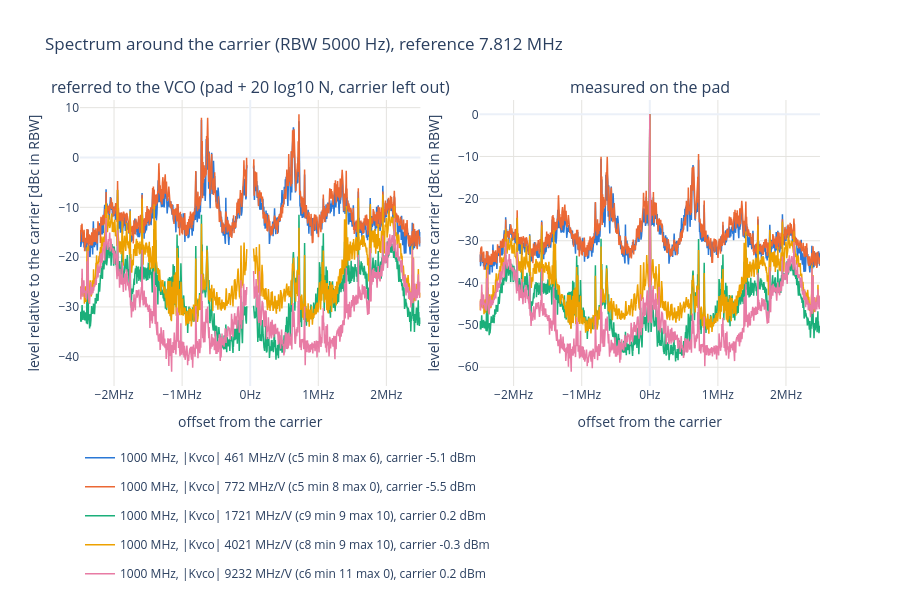

Write notebook code for a chart like this one.
### Code cell
F_start, F_stop = None, None  # offset from the carrier shown [Hz] (may be negative); None = edge of the trace
f_axis = "lin"  # "lin" or "log" (log: upper sideband only)

# Averaged wide spectrum around the carrier per setting: level relative to the carrier (trace maximum), in the trace's
# RBW (one sweep, not binned). Left: referred to the VCO (+ 20 log10 N); the carrier itself (within 10 RBW) is left
# out there, +20 log10 N only applies to the noise sidebands. Right: as measured on the pad.
from plotly.subplots import make_subplots

fig = make_subplots(rows=1, cols=2, horizontal_spacing=0.08,
                    subplot_titles=("referred to the VCO (pad + 20 log10 N, carrier left out)", "measured on the pad"))
for key in KEYS:
    d = trace_of(key, "spectrum")
    if d.empty:
        continue
    d = d.assign(freq=d["freq"] - d["center"], level_dbc=d["level_dbm"] - d["level_dbm"].max())  # offset, rel. to carrier
    lo = d["freq"].min() if F_start is None else F_start
    hi = d["freq"].max() if F_stop is None else F_stop
    if f_axis == "log":
        lo = max(lo, d.loc[d["freq"] > 0, "freq"].min())
    d = in_range(d, lo, hi)
    sidebands = d[d["freq"].abs() >= 10 * d["rbw"]]
    sidebands = pd.concat([sidebands[sidebands["freq"] < 0], pd.DataFrame({"freq": [0.0], "level_dbc": [np.nan]}),
                           sidebands[sidebands["freq"] > 0]])  # gap at the carrier
    for col, curve, add_db, where in ((1, sidebands, 20 * np.log10(N_DIV[key]), "at the VCO"), (2, d, 0.0, "on the pad")):
        fig.add_scatter(x=curve["freq"], y=curve["level_dbc"] + add_db, mode="lines", name=NAMES[key],
                        legendgroup=NAMES[key], showlegend=col == 1, line=dict(color=COLORS[key], width=1.5),
                        row=1, col=col, hovertemplate=f"%{{x:.4s}}Hz: %{{y:.1f}} dBc {where}<extra></extra>")
rbw = traces.loc[traces["kind"] == "spectrum", "rbw"]
fig.update_layout(title=f"Spectrum around the carrier (RBW {rbw.iloc[0]:g} Hz), {REF_TXT}" if len(rbw)
                  else f"Spectrum around the carrier, {REF_TXT}",
                  template="plotly_white", height=600, legend=dict(orientation="h", y=-0.2),
                  hoverlabel=dict(namelength=-1))
if f_axis == "log":
    fig.update_xaxes(**OFFSET_AXIS)
else:
    fig.update_xaxes(type="linear", ticksuffix="Hz", exponentformat="SI")
fig.update_xaxes(title="offset from the carrier", gridcolor=GRID)
fig.update_yaxes(title="level relative to the carrier [dBc in RBW]", gridcolor=GRID)
save(fig, "spectrum")

### Figure 1 — Plotly figure (JSON) as saved in the notebook; plotly's stock layout.template omitted (floating-point values rounded to 4 significant figures; data arrays with more than 128 entries replaced by an {"elided": "..."} marker saying what was removed)
{"data": [{"hovertemplate": "%{x:.4s}Hz: %{y:.1f} dBc at the VCO<extra></extra>", "legendgroup": "1000 MHz, |Kvco| 461 MHz/V (c5 min 8 max 6), carrier -5.1 dBm", "line": {"color": "#2a78d6", "width": 1.5}, "mode": "lines", "name": "1000 MHz, |Kvco| 461 MHz/V (c5 min 8 max 6), carrier -5.1 dBm", "showlegend": true, "type": "scatter", "x": {"elided": "4903 float values"}, "xaxis": "x", "y": {"elided": "4903 float values"}, "yaxis": "y"}, {"hovertemplate": "%{x:.4s}Hz: %{y:.1f} dBc on the pad<extra></extra>", "legendgroup": "1000 MHz, |Kvco| 461 MHz/V (c5 min 8 max 6), carrier -5.1 dBm", "line": {"color": "#2a78d6", "width": 1.5}, "mode": "lines", "name": "1000 MHz, |Kvco| 461 MHz/V (c5 min 8 max 6), carrier -5.1 dBm", "showlegend": false, "type": "scatter", "x": {"elided": "5001 float values"}, "xaxis": "x2", "y": {"elided": "5001 float values"}, "yaxis": "y2"}, {"hovertemplate": "%{x:.4s}Hz: %{y:.1f} dBc at the VCO<extra></extra>", "legendgroup": "1000 MHz, |Kvco| 772 MHz/V (c5 min 8 max 0), carrier -5.5 dBm", "line": {"color": "#eb6834", "width": 1.5}, "mode": "lines", "name": "1000 MHz, |Kvco| 772 MHz/V (c5 min 8 max 0), carrier -5.5 dBm", "showlegend": true, "type": "scatter", "x": {"elided": "4903 float values"}, "xaxis": "x", "y": {"elided": "4903 float values"}, "yaxis": "y"}, {"hovertemplate": "%{x:.4s}Hz: %{y:.1f} dBc on the pad<extra></extra>", "legendgroup": "1000 MHz, |Kvco| 772 MHz/V (c5 min 8 max 0), carrier -5.5 dBm", "line": {"color": "#eb6834", "width": 1.5}, "mode": "lines", "name": "1000 MHz, |Kvco| 772 MHz/V (c5 min 8 max 0), carrier -5.5 dBm", "showlegend": false, "type": "scatter", "x": {"elided": "5001 float values"}, "xaxis": "x2", "y": {"elided": "5001 float values"}, "yaxis": "y2"}, {"hovertemplate": "%{x:.4s}Hz: %{y:.1f} dBc at the VCO<extra></extra>", "legendgroup": "1000 MHz, |Kvco| 1721 MHz/V (c9 min 9 max 10), carrier 0.2 dBm", "line": {"color": "#1baf7a", "width": 1.5}, "mode": "lines", "name": "1000 MHz, |Kvco| 1721 MHz/V (c9 min 9 max 10), carrier 0.2 dBm", "showlegend": true, "type": "scatter", "x": {"elided": "4903 float values"}, "xaxis": "x", "y": {"elided": "4903 float values"}, "yaxis": "y"}, {"hovertemplate": "%{x:.4s}Hz: %{y:.1f} dBc on the pad<extra></extra>", "legendgroup": "1000 MHz, |Kvco| 1721 MHz/V (c9 min 9 max 10), carrier 0.2 dBm", "line": {"color": "#1baf7a", "width": 1.5}, "mode": "lines", "name": "1000 MHz, |Kvco| 1721 MHz/V (c9 min 9 max 10), carrier 0.2 dBm", "showlegend": false, "type": "scatter", "x": {"elided": "5001 float values"}, "xaxis": "x2", "y": {"elided": "5001 float values"}, "yaxis": "y2"}, {"hovertemplate": "%{x:.4s}Hz: %{y:.1f} dBc at the VCO<extra></extra>", "legendgroup": "1000 MHz, |Kvco| 4021 MHz/V (c8 min 9 max 10), carrier -0.3 dBm", "line": {"color": "#eda100", "width": 1.5}, "mode": "lines", "name": "1000 MHz, |Kvco| 4021 MHz/V (c8 min 9 max 10), carrier -0.3 dBm", "showlegend": true, "type": "scatter", "x": {"elided": "4903 float values"}, "xaxis": "x", "y": {"elided": "4903 float values"}, "yaxis": "y"}, {"hovertemplate": "%{x:.4s}Hz: %{y:.1f} dBc on the pad<extra></extra>", "legendgroup": "1000 MHz, |Kvco| 4021 MHz/V (c8 min 9 max 10), carrier -0.3 dBm", "line": {"color": "#eda100", "width": 1.5}, "mode": "lines", "name": "1000 MHz, |Kvco| 4021 MHz/V (c8 min 9 max 10), carrier -0.3 dBm", "showlegend": false, "type": "scatter", "x": {"elided": "5001 float values"}, "xaxis": "x2", "y": {"elided": "5001 float values"}, "yaxis": "y2"}, {"hovertemplate": "%{x:.4s}Hz: %{y:.1f} dBc at the VCO<extra></extra>", "legendgroup": "1000 MHz, |Kvco| 9232 MHz/V (c6 min 11 max 0), carrier 0.2 dBm", "line": {"color": "#e87ba4", "width": 1.5}, "mode": "lines", "name": "1000 MHz, |Kvco| 9232 MHz/V (c6 min 11 max 0), carrier 0.2 dBm", "showlegend": true, "type": "scatter", "x": {"elided": "4903 float values"}, "xaxis": "x", "y": {"elided": "4903 float values"}, "yaxis": "y"}, {"hovertemplate": "%{x:.4s}Hz: %{y:.1f} dBc on the pad<extra></extra>", "legendgroup": "1000 MHz, |Kvco| 9232 MHz/V (c6 min 11 max 0), carrier 0.2 dBm", "line": {"color": "#e87ba4", "width": 1.5}, "mode": "lines", "name": "1000 MHz, |Kvco| 9232 MHz/V (c6 min 11 max 0), carrier 0.2 dBm", "showlegend": false, "type": "scatter", "x": {"elided": "5001 float values"}, "xaxis": "x2", "y": {"elided": "5001 float values"}, "yaxis": "y2"}], "layout": {"annotations": [{"font": {"size": 16}, "showarrow": false, "text": "referred to the VCO (pad + 20 log10 N, carrier left out)", "x": 0.23, "xanchor": "center", "xref": "paper", "y": 1, "yanchor": "bottom", "yref": "paper"}, {"font": {"size": 16}, "showarrow": false, "text": "measured on the pad", "x": 0.77, "xanchor": "center", "xref": "paper", "y": 1, "yanchor": "bottom", "yref": "paper"}], "height": 600, "hoverlabel": {"namelength": -1}, "legend": {"orientation": "h", "y": -0.2}, "title": {"text": "Spectrum around the carrier (RBW 5000 Hz), reference 7.812 MHz"}, "xaxis": {"anchor": "y", "domain": [0, 0.46], "exponentformat": "SI", "gridcolor": "#e4e3df", "ticksuffix": "Hz", "title": {"text": "offset from the carrier"}, "type": "linear"}, "xaxis2": {"anchor": "y2", "domain": [0.54, 1], "exponentformat": "SI", "gridcolor": "#e4e3df", "ticksuffix": "Hz", "title": {"text": "offset from the carrier"}, "type": "linear"}, "yaxis": {"anchor": "x", "domain": [0, 1], "gridcolor": "#e4e3df", "title": {"text": "level relative to the carrier [dBc in RBW]"}}, "yaxis2": {"anchor": "x2", "domain": [0, 1], "gridcolor": "#e4e3df", "title": {"text": "level relative to the carrier [dBc in RBW]"}}}}
